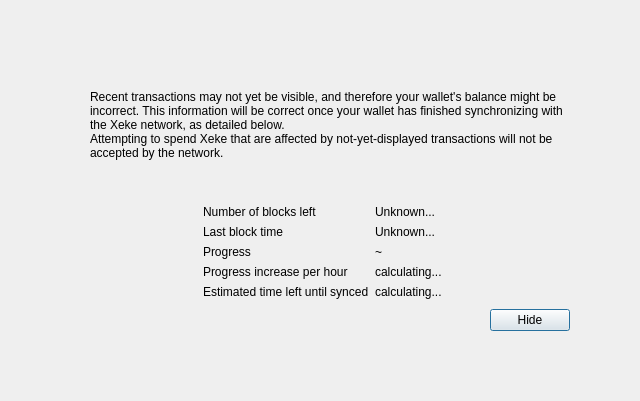
<?xml version="1.0" encoding="UTF-8"?>
<ui version="4.0">
 <class>ModalOverlay</class>
 <widget class="QWidget" name="ModalOverlay">
  <property name="geometry">
   <rect>
    <x>0</x>
    <y>0</y>
    <width>640</width>
    <height>401</height>
   </rect>
  </property>
  <property name="windowTitle">
   <string>Form</string>
  </property>
  <layout class="QVBoxLayout" name="verticalLayout" stretch="0">
   <property name="sizeConstraint">
    <enum>QLayout::SetDefaultConstraint</enum>
   </property>
   <property name="leftMargin">
    <number>0</number>
   </property>
   <property name="topMargin">
    <number>0</number>
   </property>
   <property name="rightMargin">
    <number>0</number>
   </property>
   <property name="bottomMargin">
    <number>0</number>
   </property>
   <item>
    <widget class="QWidget" name="bgWidget" native="true">
     <property name="styleSheet">
      <string notr="true"/>
     </property>
     <layout class="QVBoxLayout" name="verticalLayoutMain" stretch="0">
      <property name="leftMargin">
       <number>60</number>
      </property>
      <property name="topMargin">
       <number>60</number>
      </property>
      <property name="rightMargin">
       <number>60</number>
      </property>
      <property name="bottomMargin">
       <number>60</number>
      </property>
      <item>
       <widget class="QWidget" name="contentWidget" native="true">
        <property name="styleSheet">
         <string notr="true"/>
        </property>
        <layout class="QVBoxLayout" name="verticalLayoutSub" stretch="1,0,0,0,0">
         <property name="spacing">
          <number>0</number>
         </property>
         <property name="leftMargin">
          <number>10</number>
         </property>
         <property name="topMargin">
          <number>10</number>
         </property>
         <property name="rightMargin">
          <number>10</number>
         </property>
         <property name="bottomMargin">
          <number>10</number>
         </property>
         <item>
          <layout class="QHBoxLayout" name="horizontalLayoutIconText" stretch="0,1">
           <property name="topMargin">
            <number>20</number>
           </property>
           <item>
            <layout class="QVBoxLayout" name="verticalLayoutIcon">
             <property name="leftMargin">
              <number>0</number>
             </property>
             <item>
              <widget class="QLabel" name="warningIcon">
               <property name="text">
                <string/>
               </property>
              </widget>
             </item>
             <item>
              <spacer name="verticalSpacerWarningIcon">
               <property name="orientation">
                <enum>Qt::Vertical</enum>
               </property>
               <property name="sizeHint" stdset="0">
                <size>
                 <width>20</width>
                 <height>40</height>
                </size>
               </property>
              </spacer>
             </item>
            </layout>
           </item>
           <item>
            <layout class="QVBoxLayout" name="verticalLayoutInfoText">
             <property name="leftMargin">
              <number>0</number>
             </property>
             <property name="topMargin">
              <number>0</number>
             </property>
             <item>
              <widget class="QLabel" name="infoText">
               <property name="text">
                <string>Recent transactions may not yet be visible, and therefore your wallet's balance might be incorrect. This information will be correct once your wallet has finished synchronizing with the Xeke network, as detailed below.</string>
               </property>
               <property name="textFormat">
                <enum>Qt::RichText</enum>
               </property>
               <property name="wordWrap">
                <bool>true</bool>
               </property>
              </widget>
             </item>
             <item>
              <widget class="QLabel" name="infoTextStrong">
               <property name="text">
                <string>Attempting to spend Xeke that are affected by not-yet-displayed transactions will not be accepted by the network.</string>
               </property>
               <property name="textFormat">
                <enum>Qt::RichText</enum>
               </property>
               <property name="wordWrap">
                <bool>true</bool>
               </property>
              </widget>
             </item>
             <item>
              <spacer name="verticalSpacerInTextSpace">
               <property name="orientation">
                <enum>Qt::Vertical</enum>
               </property>
               <property name="sizeHint" stdset="0">
                <size>
                 <width>20</width>
                 <height>40</height>
                </size>
               </property>
              </spacer>
             </item>
            </layout>
           </item>
          </layout>
         </item>
         <item>
          <spacer name="verticalSpacerAfterText">
           <property name="orientation">
            <enum>Qt::Vertical</enum>
           </property>
           <property name="sizeHint" stdset="0">
            <size>
             <width>20</width>
             <height>40</height>
            </size>
           </property>
          </spacer>
         </item>
         <item>
          <layout class="QFormLayout" name="formLayout">
           <property name="fieldGrowthPolicy">
            <enum>QFormLayout::FieldsStayAtSizeHint</enum>
           </property>
           <property name="formAlignment">
            <set>Qt::AlignHCenter|Qt::AlignTop</set>
           </property>
           <property name="horizontalSpacing">
            <number>6</number>
           </property>
           <property name="verticalSpacing">
            <number>6</number>
           </property>
           <property name="topMargin">
            <number>10</number>
           </property>
           <item row="0" column="0">
            <widget class="QLabel" name="labelNumberOfBlocksLeft">
             <property name="text">
              <string>Number of blocks left</string>
             </property>
            </widget>
           </item>
           <item row="0" column="1">
            <widget class="QLabel" name="numberOfBlocksLeft">
             <property name="text">
              <string>Unknown...</string>
             </property>
            </widget>
           </item>
           <item row="1" column="0">
            <widget class="QLabel" name="labelLastBlockTime">
             <property name="text">
              <string>Last block time</string>
             </property>
            </widget>
           </item>
           <item row="1" column="1">
            <widget class="QLabel" name="newestBlockDate">
             <property name="sizePolicy">
              <sizepolicy hsizetype="Maximum" vsizetype="Preferred">
               <horstretch>0</horstretch>
               <verstretch>0</verstretch>
              </sizepolicy>
             </property>
             <property name="text">
              <string>Unknown...</string>
             </property>
            </widget>
           </item>
           <item row="2" column="0">
            <widget class="QLabel" name="labelSyncDone">
             <property name="text">
              <string>Progress</string>
             </property>
            </widget>
           </item>
           <item row="2" column="1">
            <layout class="QHBoxLayout" name="horizontalLayoutSync" stretch="0,1">
             <item>
              <widget class="QLabel" name="percentageProgress">
               <property name="text">
                <string notr="true">~</string>
               </property>
              </widget>
             </item>
            </layout>
           </item>
           <item row="4" column="0">
            <widget class="QLabel" name="labelProgressIncrease">
             <property name="text">
              <string>Progress increase per hour</string>
             </property>
            </widget>
           </item>
           <item row="4" column="1">
            <widget class="QLabel" name="progressIncreasePerH">
             <property name="text">
              <string>calculating...</string>
             </property>
            </widget>
           </item>
           <item row="5" column="0">
            <widget class="QLabel" name="labelEstimatedTimeLeft">
             <property name="text">
              <string>Estimated time left until synced</string>
             </property>
            </widget>
           </item>
           <item row="5" column="1">
            <widget class="QLabel" name="expectedTimeLeft">
             <property name="text">
              <string>calculating...</string>
             </property>
            </widget>
           </item>
          </layout>
         </item>
         <item>
          <layout class="QHBoxLayout" name="horizontalLayoutButtons">
           <property name="leftMargin">
            <number>10</number>
           </property>
           <property name="topMargin">
            <number>10</number>
           </property>
           <item>
            <spacer name="horizontalSpacer">
             <property name="orientation">
              <enum>Qt::Horizontal</enum>
             </property>
             <property name="sizeHint" stdset="0">
              <size>
               <width>40</width>
               <height>20</height>
              </size>
             </property>
            </spacer>
           </item>
           <item>
            <widget class="QPushButton" name="closeButton">
             <property name="text">
              <string>Hide</string>
             </property>
             <property name="shortcut">
              <string notr="true">Esc</string>
             </property>
             <property name="focusPolicy">
              <enum>Qt::StrongFocus</enum>
             </property>
             <property name="default">
              <bool>true</bool>
             </property>
            </widget>
           </item>
          </layout>
         </item>
         <item>
          <layout class="QVBoxLayout" name="verticalLayout_2">
           <item>
            <spacer name="verticalSpacer">
             <property name="orientation">
              <enum>Qt::Vertical</enum>
             </property>
             <property name="sizeHint" stdset="0">
              <size>
               <width>20</width>
               <height>40</height>
              </size>
             </property>
            </spacer>
           </item>
          </layout>
         </item>
        </layout>
       </widget>
      </item>
     </layout>
    </widget>
   </item>
  </layout>
 </widget>
 <resources/>
 <connections/>
</ui>
